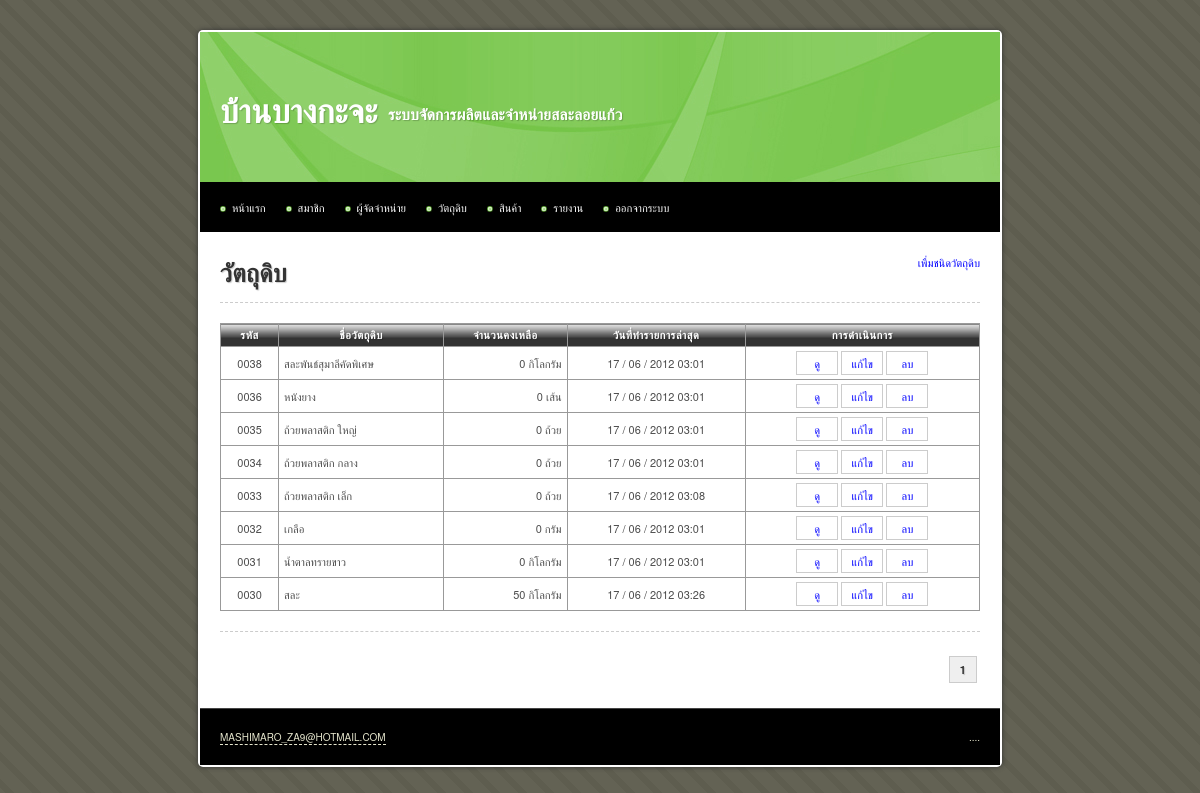
The app's page /main/material.php (signed in), older data.
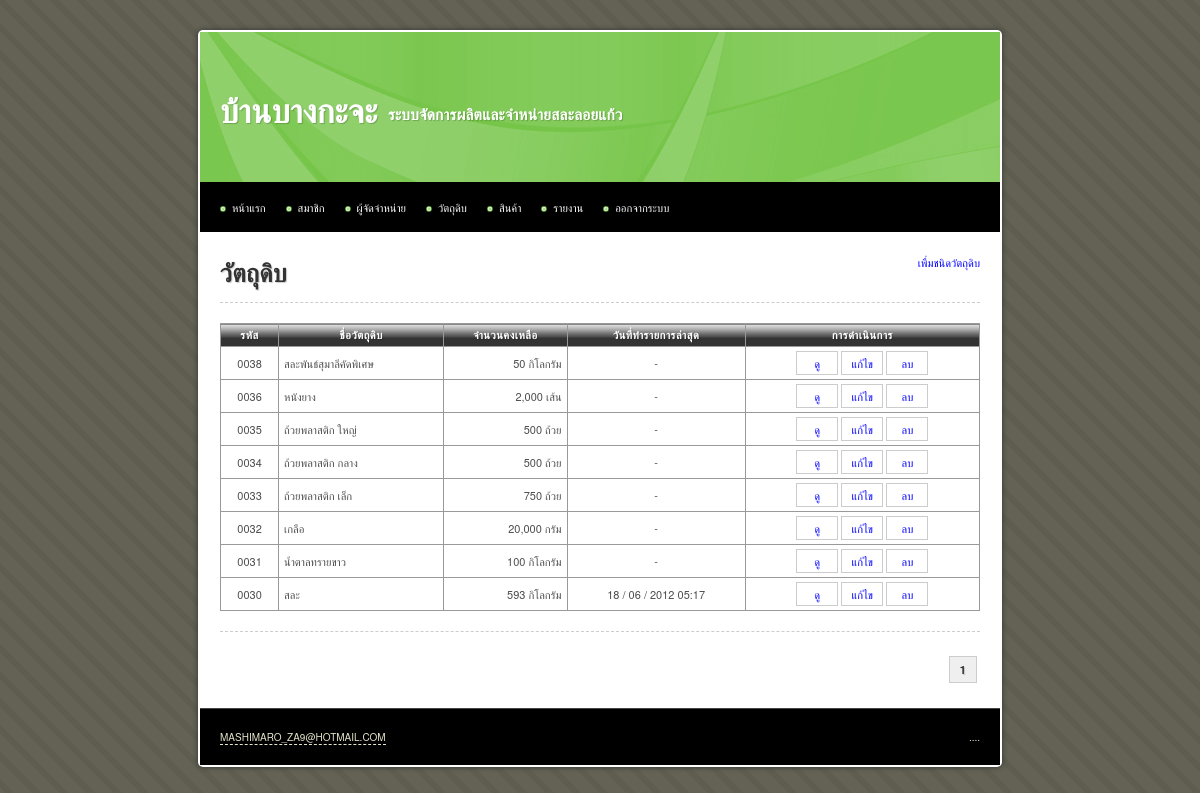
The same page, newer data.
### tables this page shows
CREATE TABLE IF NOT EXISTS `material` (
  `id` int(10) unsigned NOT NULL AUTO_INCREMENT,
  `name` varchar(255) NOT NULL,
  `total` int(10) NOT NULL,
  `description` text,
  `stock_min` int(10) unsigned NOT NULL DEFAULT '0',
  `stock_max` int(10) unsigned NOT NULL DEFAULT '0',
  `unit` varchar(255) NOT NULL,
  `date_create` datetime NOT NULL,
  `date_update` timestamp NOT NULL DEFAULT CURRENT_TIMESTAMP,
  `date_update_transaction` datetime DEFAULT NULL,
  PRIMARY KEY (`id`)
);

### iic_tools/helpers/iic_utilities_helper.php (called while the page is built, shortened)
<?php
function change_date_format($date, $old_separator = "-", $old_format = 'y-m-d', $new_separator = " / ", $new_format = "d-m-y")
{
	@list($_old_format_path1, $_old_format_path2, $_old_format_path3) = explode('-', $old_format);
	@list($_date_path[$_old_format_path1], $_date_path[$_old_format_path2], $_date_path[$_old_format_path3]) = explode($old_separator, $date);
	@list($_new_format_path1, $_new_format_path2, $_new_format_path3) = explode('-', $new_format);
	$_new_date = $_date_path[$_new_format_path1].$new_separator.$_date_path[$_new_format_path2].$new_separator.$_date_path[$_new_format_path3];
	return $_new_date;
}
function change_date_time_format($date_time)
{
	@list($_date, $_time) = explode(" ", $date_time);
	$_new_date		= change_date_format($_date);
	$_new_date_time = $_new_date.' '.substr($_time, 0, 5);
	return $_new_date_time;
}
function zero_fill($length, $data)
{
	while(strlen($data) < $length)
	{
		$data = '0'.$data;
	}
	return $data;
}
function remove_comma($number, $decimal = 0)
{
	$_int		= 0;
	$_decimal	= '';
	if(count(explode (".", $number)) > 1)
	{
		list($_int, $_decimal) = explode (".", $number);
	}
	else
	{
		$_int = ($number == '') ? 0 : $number;
	}
	$_int = explode (',', $_int);
	$_int = implode ($_int);
	$_new_number = $_int.$_decimal;
	return $_new_number;
}
function add_comma($number, $decimal = 0)
{
	$_sign		= '';
	$_int		= 0;
	$_decimal	= '';
	if(count(explode (".", $number)) > 1)
	{
		list($_int, $_decimal) = explode (".", $number);
	}
	else
	{
		$_int = ($number == '') ? 0 : $number;
	}
	$_int = remove_comma($_int);
	if($_int < 0)
	{
		$_sign = '-';
		$_int = str_replace('-', '', $_int);
	}
	else
	{
		$_sign = '';
	}
	$_total_loop = (strlen($_int) > 3) ? floor(strlen($_int) / 3) : 0;
	for($_loop = $_total_loop; $_loop > 0; $_loop--)
	{
		$_length = (3 * $_loop) * -1;
		$_int = substr_replace($_int, ',', $_length, 0 );
	}
	$_new_number = $_sign.$_int.$_decimal;
	return $_new_number;
}

### main/material.php (the view, shortened to what this page needs)
<?php
$sql = 'SELECT * FROM material';
$query = mysql_query($sql);
$total_rows = mysql_num_rows($query);
$rows_per_page = 10;
$limit_start = ($_GET['page'] - 1) * $rows_per_page;
$target = 'material.php?page=';
?>
<!DOCTYPE html PUBLIC "-//W3C//DTD XHTML 1.0 Transitional//EN" "http://www.w3.org/TR/xhtml1/DTD/xhtml1-transitional.dtd">
<html xmlns="http://www.w3.org/1999/xhtml">
<head>
<?php include("inc.css.php"); ?>
</head>
<body>
<div id="container">
	<?php include("inc.header.php"); ?>
	<div id="content">
		<a href="material_create.php" class="float_r">เพื่มชนิดวัตถุดิบ</a>
		<h1>วัตถุดิบ</h1>
		<hr />
			<form method="post" action="material_order_create.php">
				<table width="100%" border="1" align="center" cellpadding="5" cellspacing="0">
					<thead>
						<tr>
							<th scope="col">รหัส</th>
							<th scope="col">ชื่อวัตถุดิบ</th>
							<th scope="col">จำนวนคงเหลือ</th>
							<th scope="col">วันที่ทำรายการล่าสุด</th>
							<th scope="col">การดำเนินการ</th>
						</tr>
					</thead>
					<tbody>
						<?php
						$sql = 'SELECT *
								FROM material
								ORDER BY id DESC
								LIMIT '.$limit_start.', '.$rows_per_page;
						$query = mysql_query($sql);
						$query_row = mysql_num_rows($query);
						if($query_row > 0)
						{
							while($data = mysql_fetch_array($query))
							{
								$date_update_transaction = (is_null($data['date_update_transaction'])) ? '-' : change_date_time_format($data['date_update_transaction']);
								echo '	<tr>
											<td class="center">'.zero_fill(4, $data['id']).'</td>
											<td>'.$data['name'].'</td>
											<td class="right">'.add_comma($data['total']).' '.$data['unit'].'</td>
											<td class="center">'.$date_update_transaction.'</td>
											<td class="center">
												<a class="button" href="material_view.php?id='.$data['id'].'">ดู</a>
												<a class="button" href="material_update.php?id='.$data['id'].'">แก้ไข</a>
												<a class="button" href="material_delete.php?id='.$data['id'].'">ลบ</a>
											</td>
										</tr>';
							}
						}
						else
						{
							echo '<tr><td colspan="7" class="center">ไม่มีข้อมูล</td></tr>';
						}
						?>
					</tbody>
				</table>
			</form>
		<hr />
		<div class="pagination">
			<?php echo get_pagination($total_rows, $target, $_GET['page'], $rows_per_page); ?>
		</div>
	</div>
	<?php include("inc.footer.php"); ?>
</div>
</body>
</html>

### main/inc.css.php
<link rel="stylesheet" type="text/css" href="../iic_tools/css/aristo/Aristo.css" />
<link rel="stylesheet" type="text/css" href="../iic_tools/css/iic_layout.css" />
<link rel="stylesheet" type="text/css" href="../iic_tools/css/iic_style.css" />
<link rel="stylesheet" type="text/css" href="../css/style.css" />

### main/inc.header.php (shortened to what this page needs)
<div id="header">
	<h1>บ้านบางกะจะ</h1>
	<h2>ระบบจัดการผลิตและจำหน่ายสละลอยแก้ว</h2>
</div>
<div id="menu">
	<ul>
		<li><a href="index.php">หน้าแรก</a></li>
		<li><a href="member.php">สมาชิก</a></li>
		<li><a href="supplier.php">ผู้จัดจำหน่าย</a></li>
		<li><a href="material.php">วัตถุดิบ</a>
			</li>
		<li><a href="product.php">สินค้า</a>
		</li>
		<li>
			<a href="#">รายงาน</a>
		</li>
		<li><a href="logout.php">ออกจากระบบ</a></li>
	</ul>
</div>

### iic_tools/helpers/iic_crud_helper.php (shortened to what this page needs)
<?php
function get_pagination($total_rows, $target, $current_page, $rows_per_page = 10)
{
	$_total_page = ceil($total_rows / $rows_per_page);
	$_pagination = '';
	$_loop = 1;
	while($_loop <= $_total_page)
	{
		if($_loop <= 3 || $_loop > ($_total_page - 3))
		{
			if($_loop == $current_page)
			{
				$_pagination .= '<strong>'.$_loop.'</strong>';
			}
			else
			{
				$_pagination .= '<a href="'.$target.$_loop.'" title="Page '.$_loop.'">&nbsp;'.$_loop.'&nbsp;</a>';
			}
		}
		$_loop++;
	}
	return $_pagination;
}

### main/inc.footer.php
<div id="footer">
	<p class="copyright"><a href="http://famfamfam.com/">mashimaro_za9@hotmail.com</a></p>
	<p class="links">....</p>
</div>

### iic_tools/css/iic_layout.css (style rules this page uses)
html, body, div, span, applet, object, iframe, h1, h2, h3, h4, h5, h6, p, blockquote, pre, a, abbr, acronym, address, big, cite, code, del, dfn, em, font, img, ins, kbd, q, s, samp, small, strike, strong, sub, sup, tt, var, b, u, i, center, dl, dt, dd, ol, ul, li, fieldset, form, label, legend, table, caption, tbody, tfoot, thead, tr, th, td { margin:0; padding:0; border:0; outline:0; font-size:100%; vertical-align:baseline; background:transparent }
ol, ul { list-style:none }
table { border-collapse:collapse; border-spacing:0 }
body { font: 14px/1.5 'Microsoft Sans Serif', 'Helvetica Neue', Arial, 'Liberation Sans', FreeSans, sans-serif }
hr { border:0 #ccc solid; border-top-width:1px; clear:both; height:0 }
h1 { font-size:25px }
h2 { font-size:23px }
li { margin-left:30px }
p, dl, hr, h1, h2, h3, h4, h5, h6, h7, ol, ul, pre, table, address, fieldset { margin-bottom:20px }

### iic_tools/css/iic_style.css (style rules this page uses)
.float_r { float: right; }
.center { text-align: center; }
.right { text-align: right; }
a:link { color: #00F; text-decoration: none; }
thead th { background-image: url(../img/bg_th.png); white-space: nowrap; }
a[class^=button] { color: #4F4F4F }
.pagination { float: right; margin: 8px 0px; text-align: right; }
.pagination strong, .pagination .current { border: 1px solid #CCC; background-color: #EFEFEF; padding: 5px 10px; margin: 0px 3px; }

### css/style.css (style rules this page uses)
body { margin: 30px 0px 20px 0px; padding: 0; background: #D7D7BD url(../images/img01.png) repeat; text-align: justify; line-height: 20px; font-size: 11px; color: #4C4C4C; }
h1, h2, h3, h4, h5, h6, th, b, strong { color: #333; letter-spacing: 0.25px; text-shadow: 1px 1px 1px rgba(0, 0, 0, 0.2); -moz-text-shadow: 1px 1px 1px rgba(0, 0, 0, 0.2); -webkit-text-shadow: 1px 1px 1px rgba(0, 0, 0, 0.2); }
hr { border-style: dashed; }
#container { background: #FFF; display: table; width: 800px; margin: auto; padding: 2px; border-radius: 5px; -moz-border-radius: 5px; -webkit-border-radius: 5px; box-shadow: 0px 0px 5px #333; -moz-box-shadow: 0px 0px 5px #333; -webkit-box-shadow: 0px 0px 5px #333; }
#content { background: #FFF; padding: 20px; }
#content h1 { margin-top: 10px; }
a.button { border: 1px solid #CCC; color: #00F; display: inline-block; margin: 3px 0px; min-width: 30px; padding: 1px 5px; }
table { border: 1px solid #000; border-collapse: collapse; width: 100% }
table td, table th { padding: 1px 5px; border: 1px solid #999; border-collapse: collapse; }
table th { background-color: #333; border: 1px solid #999; color: #FFF; text-align: center; letter-spacing: 0.5px; }
#header { height: 150px; margin: 0px auto; background: #FFAC16 url(../images/img03.jpg) left top; }
#header h1, #header h2 { margin: 0px; padding: 0; text-transform: uppercase; font-family: Arial, Helvetica, sans-serif; font-weight: bold; color: #FFFFFF; }
#header h1 { float: left; padding: 70px 10px 10px 20px; font-size: 3em; }
#header h2 { padding: 73px 10px 0px 0px; font-size: 1.4em; }
#menu { background: #000; height: 50px; line-height: 50px; margin: 0px auto; padding: 0 0 0 20px; }
#menu ul { margin: 0px; list-style: none; }
#menu ul li { float: left; margin-left: 0px; position: relative; }
#menu ul li a { display: block; border: none; background: url(../images/img05.jpg) no-repeat left 55%; padding: 0px 0px 0px 12px; margin-right: 20px; text-decoration: none; color: #FFFFFF; }
#footer { clear: both; height: 38px; margin: 0px auto; padding-top: 18px; border-top: 1px solid #444444; background: #000000; text-transform: uppercase; font-size: 10px; color: #E5E5CC; }
#footer .copyright { float: left; margin: 0px; padding-left: 20px; text-align: center; }
#footer .links { float: right; margin: 0px; padding-right: 20px; text-align: center; }
#footer a { border-bottom: 1px #E5E5CC dashed; text-decoration: none; color: #E5E5CC; }

Row changes from the older to the newer data that the page shows:
changed material "สละพันธ์สุมาลีคัดพิเศษ": total "0" → "50"; date_update_transaction "17 / 06 / 2012 03:01" → "-"
changed material "หนังยาง": total "0" → "2,000"; date_update_transaction "17 / 06 / 2012 03:01" → "-"
changed material "ถ้วยพลาสติก ใหญ่": total "0" → "500"; date_update_transaction "17 / 06 / 2012 03:01" → "-"
changed material "ถ้วยพลาสติก กลาง": total "0" → "500"; date_update_transaction "17 / 06 / 2012 03:01" → "-"
changed material "ถ้วยพลาสติก เล็ก": total "0" → "750"; date_update_transaction "17 / 06 / 2012 03:08" → "-"
changed material "เกลือ": total "0" → "20,000"; date_update_transaction "17 / 06 / 2012 03:01" → "-"
changed material "น้ำตาลทรายขาว": total "0" → "100"; date_update_transaction "17 / 06 / 2012 03:01" → "-"
changed material "สละ": total "50" → "593"; date_update_transaction "17 / 06 / 2012 03:26" → "18 / 06 / 2012 05:17"
